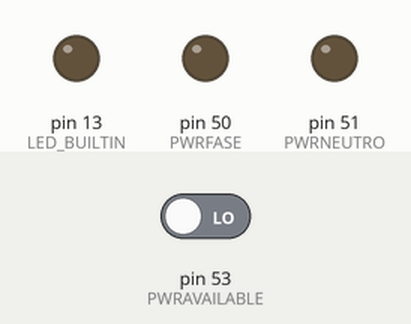
Recording of a sketch running on a simulated Arduino Mega 2560, built with avr-gcc and run on an emulated ATmega2560. Parts: output pins drawn as LEDs (lit = HIGH). Inputs (shaded band) come from the test bench; at power-on: pin 53 (PWRAVAILABLE) LOW.

Above: at 4.2 s.
4.3 s: pin 53 (PWRAVAILABLE) driven HIGH
At 5.2 s:
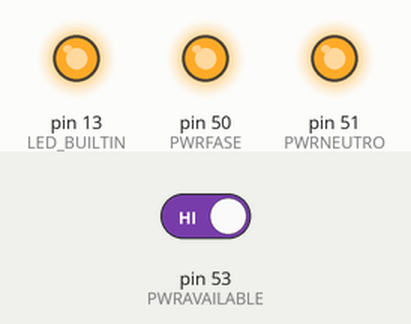
5.8 s: pin 53 (PWRAVAILABLE) driven LOW
At 6.3 s:
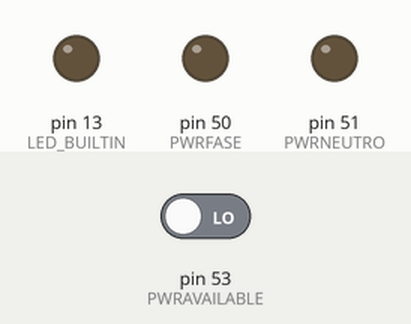
Timing chart, 0 to 8.8 s (numbered marks = the images above; inputs shaded):
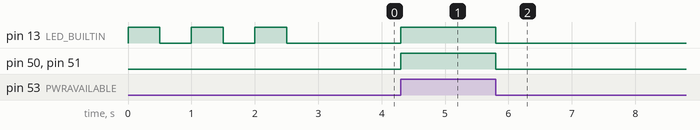

Measured:
- after the input at 4.3 s, pin 13 (LED_BUILTIN), pin 50 (PWRFASE), pin 51 (PWRNEUTRO): LOW → HIGH at once
- after the input at 5.8 s, pin 13 (LED_BUILTIN), pin 50 (PWRFASE), pin 51 (PWRNEUTRO): HIGH → LOW at once

The sketch:

testPowerRemote-02.ino
```cpp
#define PWRFASE 50
#define PWRNEUTRO 51
#define PWRAVAILABLE 53

void setup() {

  pinMode(PWRFASE, OUTPUT);
  pinMode(PWRNEUTRO, OUTPUT);
  pinMode(PWRAVAILABLE, INPUT);
  pinMode(LED_BUILTIN, OUTPUT);

  digitalWrite(PWRFASE,LOW);
  digitalWrite(PWRNEUTRO,LOW);
  digitalWrite(LED_BUILTIN,LOW);

  for (int i=0;i<3;i++){
    digitalWrite(LED_BUILTIN,HIGH);
    delay(500);
    digitalWrite(LED_BUILTIN,LOW);
    delay(500);
  }
}

void loop() {
  if ( digitalRead(PWRAVAILABLE) == HIGH ){
      digitalWrite(LED_BUILTIN,HIGH);
      digitalWrite(PWRFASE,HIGH);
      digitalWrite(PWRNEUTRO,HIGH);
  }else{
      digitalWrite(LED_BUILTIN,LOW);
      digitalWrite(PWRFASE,LOW);
      digitalWrite(PWRNEUTRO,LOW);
  }

}
```
